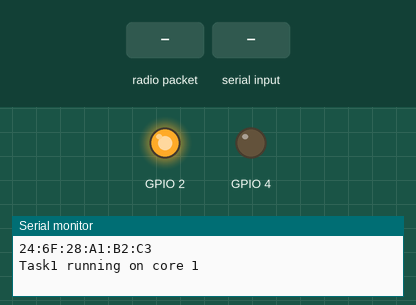
The program below on a simulated ESP32. On the bench: output pins drawn as LEDs (lit = HIGH), the last lines printed to the serial monitor. Dashed ring = blinking. The inputs (shaded band) are chosen by the test bench.

Above: at 0.01 s.
At 4.75 s:
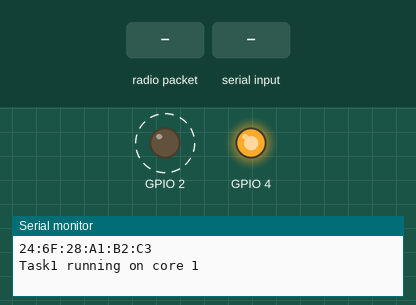
4.8 s: radio packet "N1" arrives
7.8 s: "N1\n" received over Serial
At 9.05 s:
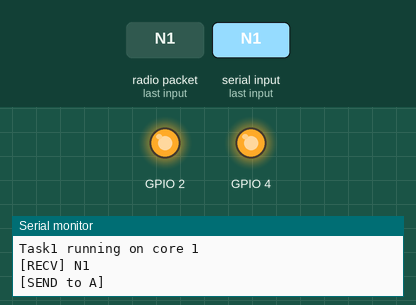
10.8 s: radio packet "1" arrives
Timing chart, 0 to 19.8 s (numbered marks = the images above; inputs shaded):
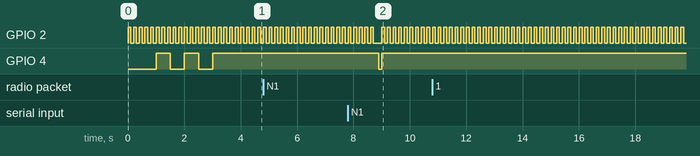

The program:

main.cpp
```cpp
#include <Arduino.h>
#include "WiFi.h"
#include <esp_now.h>
//client CC:DB:A7:32:B7:BC
//mater C4:D8:D5:95:A7:D8


uint8_t broadcastAddress1[] = {0x1c,0xc3,0xab,0xcc,0xa3,0x74}; //DeviceA (with GPS)

uint8_t broadcastAddress2[] = {0x1c,0xc3,0xab,0xce,0x53,0x44}; //DeviceB
//
uint8_t broadcastAddress3[] = {0x1c,0xc3,0xab,0xcc,0x10,0x3c}; //DeviceC

String msg_2;
TaskHandle_t Task1;
TaskHandle_t Task2;

// 👉 เพิ่มตรงนี้
void Task1code(void * pvParameters);
void Task2code(void * pvParameters);
// Register peer
esp_now_peer_info_t peerInfo;

#define RXD2 16
#define TXD2 17
#define RXD1 18 //Readout
#define TXD1 19 //Readout

void wink(){
  digitalWrite(2 , HIGH);   // turn the LED on (HIGH is the voltage level)
  delay(100);                       // wait for a second
  digitalWrite(2 , LOW);    // turn the LED off by making the voltage LOW
  delay(100);
}
void trig_rec(){
  digitalWrite(4 , HIGH);   // turn the LED on (HIGH is the voltage level)
  delay(100);                       // wait for a second
  digitalWrite(4 , LOW);    // turn the LED off by making the voltage LOW
  delay(100);
  digitalWrite(4 , HIGH);
}


//Sent function
void OnDataSent(const uint8_t *mac_addr, esp_now_send_status_t status) {
     /*
      if (status ==0){
        Serial.println("OK");
      }
      else{
        Serial.println("FAIL");
      }*/
     trig_rec();
    //Do nothing
}


//Receive function
void OnDataRecv(const uint8_t * mac, const uint8_t *incomingData, int len) {

  String dataIn = "";
  for (int i = 0; i < len; i++) {
    dataIn += (char)incomingData[i];
  }
  dataIn.trim();

  Serial.println("[RECV] " + dataIn);  // แสดงใน Serial Monitor
  Serial1.println(dataIn);             // ส่งต่อออก Serial1 (ถ้าต้องการ)
  Serial.flush();
}


void setup() {
  //Serial.begin(115200);
  Serial.begin(9600);
  Serial1.begin(9600, SERIAL_8N1, RXD1, TXD1);
  Serial2.begin(9600, SERIAL_8N1, RXD2, TXD2);

  pinMode(2, OUTPUT);
  pinMode(4, OUTPUT);


  WiFi.mode(WIFI_STA);
  Serial.println(WiFi.macAddress());

//Initialize ESPNOW
  if (esp_now_init() != ESP_OK) {
    Serial.println("Error initializing ESP-NOW");
    return;
  }

  //Define function Send&Receive
  esp_now_register_send_cb(OnDataSent);
  esp_now_register_recv_cb(OnDataRecv);


  peerInfo.channel = 0;
  peerInfo.encrypt = false;

  // register first peer
  memcpy(peerInfo.peer_addr, broadcastAddress1, 6);
  if (esp_now_add_peer(&peerInfo) != ESP_OK){
    Serial.println("Failed to add peer1");
    return;
  }
  // register second peer

  memcpy(peerInfo.peer_addr, broadcastAddress2, 6);
  if (esp_now_add_peer(&peerInfo) != ESP_OK){
    Serial.println("Failed to add peer2");
    return;
  }

  // register third peer
  memcpy(peerInfo.peer_addr, broadcastAddress3, 6);
  if (esp_now_add_peer(&peerInfo) != ESP_OK){
    Serial.println("Failed to add peer2");
    return;
  }


  //----------------------------------------------Task----------------------------
  //create a task that will be executed in the Task1code() function, with priority 1 and executed on core 0
  xTaskCreatePinnedToCore(
                    Task1code,   /* Task function. */
                    "Task1",     /* name of task. */
                    10000,       /* Stack size of task */
                    NULL,        /* parameter of the task */
                    1,           /* priority of the task */
                    &Task1,      /* Task handle to keep track of created task */
                    0);          /* pin task to core 0 */
  delay(500);

  //create a task that will be executed in the Task2code() function, with priority 1 and executed on core 1
  xTaskCreatePinnedToCore(
                    Task2code,   /* Task function. */
                    "Task2",     /* name of task. */
                    10000,       /* Stack size of task */
                    NULL,        /* parameter of the task */
                    1,           /* priority of the task */
                    &Task2,      /* Task handle to keep track of created task */
                    1);          /* pin task to core 1 */
    delay(500);

    //Blink Test
    digitalWrite(4 , HIGH);
    delay(500);
    digitalWrite(4, LOW);
    delay(500);
    digitalWrite(4 , HIGH);
    delay(500);
    digitalWrite(4, LOW);
    delay(500);
    digitalWrite(4 , HIGH);
    delay(500);

}


//Task1
void Task1code( void * pvParameters ){
  Serial.print("Task1 running on core ");
  Serial.println(xPortGetCoreID());

  for(;;){
    wink();

    //delay(500);

  } //End for loop

} // End Task1


//Task2
void Task2code( void * pvParameters ){
  for(;;){
    if(Serial.available() > 0){
      String msg = Serial.readStringUntil('\r');
      msg.trim();

      if(msg.substring(0,2) == "N1"){
        msg.remove(0,2);
        String data_fetch = msg + "\r\n";
        esp_now_send(broadcastAddress1,
                     (uint8_t*)data_fetch.c_str(),
                     data_fetch.length());
        Serial.println("[SEND to A] " + data_fetch);
      }
      else if(msg.substring(0,2) == "N2"){
        msg.remove(0,2);
        String data_fetch = msg + "\r\n";
        esp_now_send(broadcastAddress2,
                     (uint8_t*)data_fetch.c_str(),
                     data_fetch.length());
      }
      else if(msg.substring(0,2) == "N3"){
        msg.remove(0,2);
        String data_fetch = msg + "\r\n";
        esp_now_send(broadcastAddress3,
                     (uint8_t*)data_fetch.c_str(),
                     data_fetch.length());
      }

      delay(100);
    }
  }
}


void loop() {
  delay(100);  //Do nothing on core 1
}
```

Measured:
- after the input at 7.8 s, GPIO 4: HIGH → LOW after 1.1 s, → HIGH 0.10 s later
- by itself, GPIO 2: alternates HIGH for 0.10 s and LOW for 0.10 s
